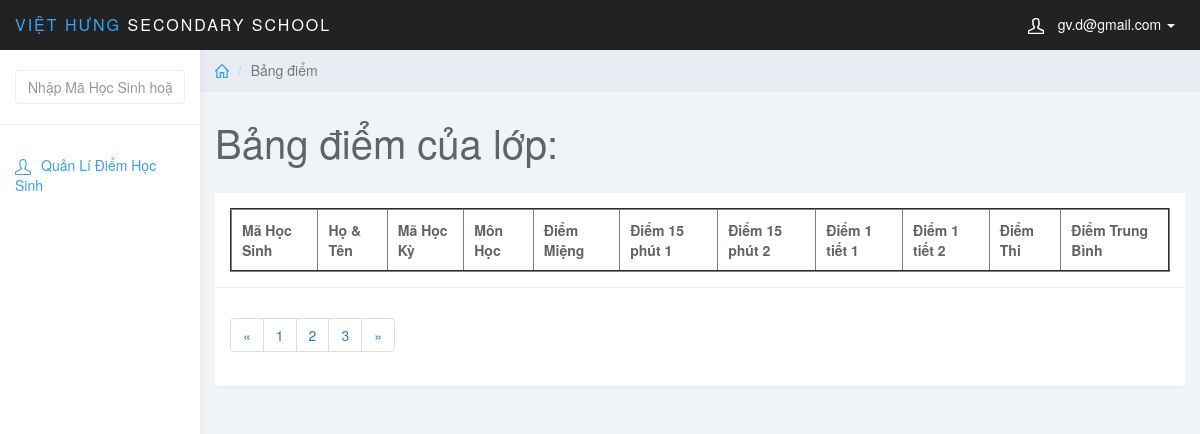
The app's page /admin/index.php?page_gv=list_points&MaHocKy=20191&MaMonHoc=S&MaLopHoc=1 (signed in), older data.
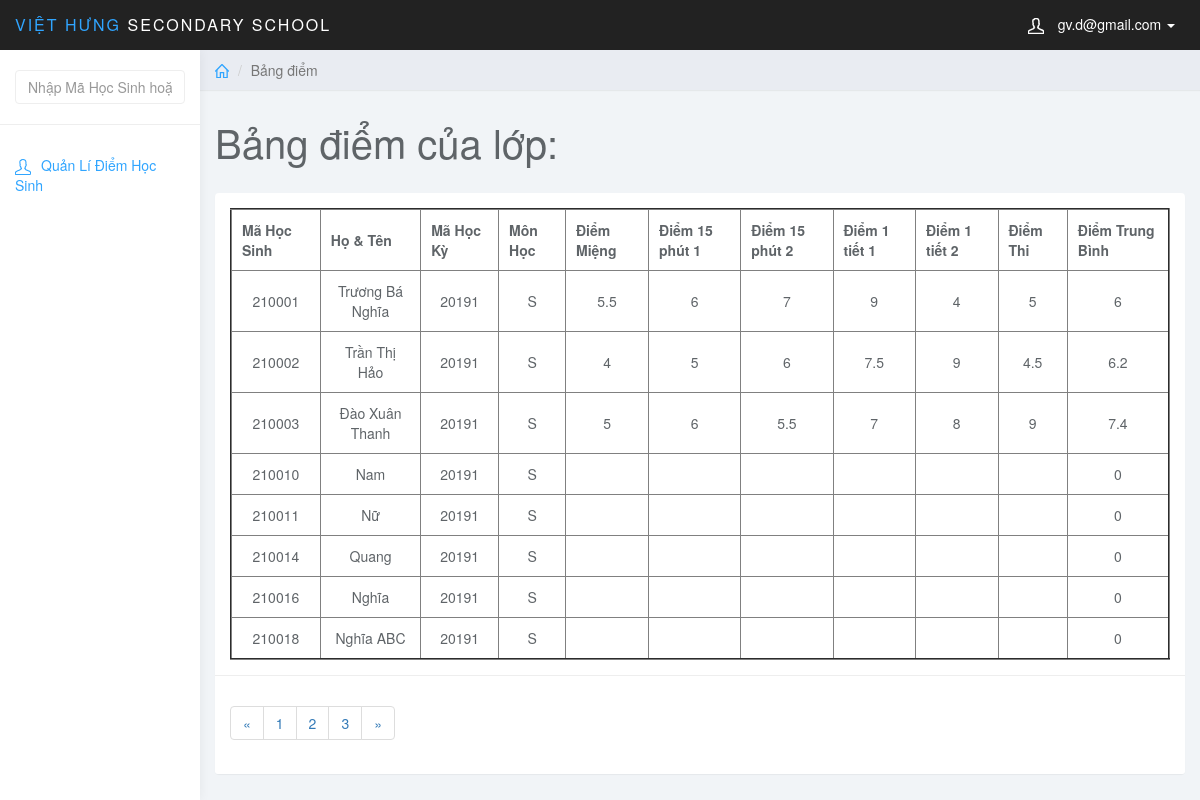
The same page, newer data.
### tables this page shows
CREATE TABLE `diem` (
  `MaDiem` int(6) NOT NULL AUTO_INCREMENT,
  `MaHocKy` varchar(5) NOT NULL,
  `MaMonHoc` varchar(5) NOT NULL,
  `MaHS` int(6) NOT NULL,
  `MaLopHoc` varchar(10) NOT NULL,
  `DiemMieng` varchar(5) NOT NULL,
  `Diem15Phut1` varchar(5) NOT NULL,
  `Diem15Phut2` varchar(5) NOT NULL,
  `Diem1Tiet1` varchar(5) NOT NULL,
  `Diem1Tiet2` varchar(5) NOT NULL,
  `DiemThi` varchar(5) NOT NULL,
  `DiemTB` float NOT NULL,
  PRIMARY KEY (`MaDiem`),
  KEY `fk_diem_mahk` (`MaHocKy`),
  KEY `fk_diem_monhoc` (`MaMonHoc`),
  KEY `fk_diem_hocsinh` (`MaHS`),
  KEY `MaLopHoc` (`MaLopHoc`),
  CONSTRAINT `diem_ibfk_1` FOREIGN KEY (`MaLopHoc`) REFERENCES `lophoc` (`MaLopHoc`),
  CONSTRAINT `fk_diem_hocsinh` FOREIGN KEY (`MaHS`) REFERENCES `hocsinh` (`MaHS`),
  CONSTRAINT `fk_diem_mahk` FOREIGN KEY (`MaHocKy`) REFERENCES `hocky` (`MaHocKy`),
  CONSTRAINT `fk_diem_monhoc` FOREIGN KEY (`MaMonHoc`) REFERENCES `monhoc` (`MaMonHoc`)
);

CREATE TABLE `hocsinh` (
  `MaHS` int(6) NOT NULL,
  `MaLopHoc` varchar(10) NOT NULL,
  `TenHS` varchar(50) NOT NULL,
  `GioiTinh` varchar(5) NOT NULL,
  `NgaySinh` date NOT NULL,
  `NoiSinh` varchar(50) NOT NULL,
  `DanToc` varchar(10) NOT NULL,
  `HoTenCha` varchar(50) NOT NULL,
  `HoTenMe` varchar(50) NOT NULL,
  PRIMARY KEY (`MaHS`),
  KEY `fk_hs_lh` (`MaLopHoc`),
  CONSTRAINT `fk_hs_lh` FOREIGN KEY (`MaLopHoc`) REFERENCES `lophoc` (`MaLopHoc`)
);

### teacher/list_points.php (the view, shortened to what this page needs)
<?php
    $MaHocKy = $_GET['MaHocKy'];
    $MaMonHoc = $_GET['MaMonHoc'];
    $MaLopHoc = $_GET['MaLopHoc'];
    $sql = "SELECT * FROM diem JOIN hocsinh ON diem.MaHS = hocsinh.MaHS WHERE diem.MaHocKy = '$MaHocKy' AND diem.MaMonHoc = '$MaMonHoc' AND diem.MaLopHoc = '$MaLopHoc'";
    $query = mysqli_query($conn,$sql);
?>
<div class="col-sm-9 col-sm-offset-3 col-lg-10 col-lg-offset-2 main">
		<div class="row">
			<ol class="breadcrumb">
				<li><a href="index.php"><svg class="glyph stroked home"><use xlink:href="#stroked-home"></use></svg></a></li>
				<li class="active">Bảng điểm</li>
			</ol>
		</div>
		<div class="row">
			<div class="col-lg-12">
				<h1 class="page-header">Bảng điểm của lớp: </h1>
			</div>
		</div>
		<div class="row">
			<div class="col-lg-12">
				<div class="panel panel-default">
					<div class="panel-body">
                        <table border="2px" width="100%" style="text-align: center;">
						    <thead>
						    <tr>
						        <th data-field="id" data-sortable="true">Mã Học Sinh</th>
                                <th data-field="name"  data-sortable="true">Họ & Tên</th>
                                <th data-sortable="true">Mã Học Kỳ</th>
                                <th data-sortable="true">Môn Học</th>
                                <th data-sortable="true">Điểm Miệng</th>
                                <th data-sortable="true">Điểm 15 phút 1</th>
                                <th data-sortable="true">Điểm 15 phút 2</th>
                                <th data-sortable="true">Điểm 1 tiết 1</th>
                                <th data-sortable="true">Điểm 1 tiết 2</th>
                                <th data-sortable="true">Điểm Thi</th>
                                <th data-sortable="true">Điểm Trung Bình</th>
						    </tr>
                            </thead>
                            <tbody>
                               <?php
                                    while($row_view = mysqli_fetch_assoc($query)){
                               ?>
                                    <tr>
                                    <form  method="post">
                                    <td><?php echo $row_view['MaHS']; ?></td>
                                    <td><?php echo $row_view['TenHS']; ?></td>
                                    <td><?php echo $row_view['MaHocKy']; ?></td>
                                    <td><?php echo $row_view['MaMonHoc']; ?></td>
                                    <td ><?php echo $row_view['DiemMieng']; ?></td>
                                    <td ><?php echo $row_view['Diem15Phut1']; ?></td>
                                    <td ><?php echo $row_view['Diem15Phut2']; ?></td>
                                    <td><?php echo $row_view['Diem1Tiet1']; ?></td>
                                    <td><?php echo $row_view['Diem1Tiet2']; ?></td>
                                    <td><?php echo $row_view['DiemThi']; ?></td>
                                    <td><?php echo $row_view['DiemTB']; ?></td>
                                    </form>
                                </tr>
                                    <?php }?>
                            </tbody>
						</table>
                    </div>
                    <div class="panel-footer">
                        <nav aria-label="Page navigation example">
                            <ul class="pagination">
                                <li class="page-item"><a class="page-link" href="#">&laquo;</a></li>
                                <li class="page-item"><a class="page-link" href="#">1</a></li>
                                <li class="page-item"><a class="page-link" href="#">2</a></li>
                                <li class="page-item"><a class="page-link" href="#">3</a></li>
                                <li class="page-item"><a class="page-link" href="#">&raquo;</a></li>
                            </ul>
                        </nav>
                    </div>
				</div>
			</div>
		</div>
	</div>

### admin/index.php (shortened to what this page needs)
<?php
    if (isset($_SESSION['mail_user'])) {
            include_once ('admin.php');
    }elseif(isset($_SESSION['mail_gv'])){
        include_once ('../teacher/home_gv.php');
    }
    else {
        include_once ('login.php');
    }
?>

### teacher/home_gv.php (shortened to what this page needs)
<!DOCTYPE html>
<html>
	<head>
		<link href="css/bootstrap.min.css" rel="stylesheet">
		<link href="../admin/css/datepicker3.css" rel="stylesheet">
		<link href="../admin/css/bootstrap-table.css" rel="stylesheet">
		<link href="../admin/css/styles.css" rel="stylesheet">
	</head>
	<body>
		<nav class="navbar navbar-inverse navbar-fixed-top" role="navigation">
			<div class="container-fluid">
				<div class="navbar-header">
					<a class="navbar-brand" href="index.php"><span>VIỆT HƯNG</span> Secondary School</a>
					<ul class="user-menu">
						<li class="dropdown pull-right">
							<a href="#" class="dropdown-toggle" data-toggle="dropdown"><svg
									class="glyph stroked male-user">
									<use xlink:href="#stroked-male-user"></use>
								</svg> <?php echo $_SESSION['mail_gv']; ?> <span class="caret"></span></a>
						</li>
					</ul>
				</div>
			</div>
		</nav>
		<div id="sidebar-collapse" class="col-sm-3 col-lg-2 sidebar">
			<?php include_once('gv.search_box.php'); ?>
			<ul class="nav menu">
                <li class="<?php if($_GET['page_gv'] == 'points'){ echo "active";} ?>"><a href="index.php?page_gv=points"><svg class="glyph stroked male user ">
                            <use xlink:href="#stroked-male-user" /></svg>Quản Lí Điểm Học Sinh</a></li>
			</ul>
		</div>
        <?php
        if (isset($_GET['page_gv'])) {
            switch ($_GET['page_gv']) {
				case 'list_points':
                    include_once('list_points.php');
                    break;
            }
        }else{
            include_once('points.php');
        }
        ?>
	</body>
</html>

### teacher/gv.search_box.php (shortened to what this page needs)
<form action="index.php" method="GET" role="search">
	<div class="form-group">
        <input name="keyword" type="text" class="form-control" placeholder="Nhập Mã Học Sinh hoặc Tên Học Sinh">
	</div>
</form>

### admin/css/styles.css (style rules this page uses)
body { background: #f1f4f7; padding-top: 50px; color: #5f6468; }
a, a:hover, a:focus { color: #30a5ff; }
h1, h2, h3, h4, h5, h6 { color: #5f6468; }
h1 { font-weight: 300; font-size: 40px; }
.form-control { border: 1px solid #eee; box-shadow: none; }
.navbar-header .navbar-brand { color: #fff; font-size: 16px; text-transform: uppercase; font-weight: 500; letter-spacing: 2px; }
.navbar-header .navbar-brand span { color: #30a5ff; }
.panel { border: 0; }
.panel-footer { background: #fff; border-top: 1px solid #eee; }
.navbar { border: 0; }
.user-menu { display: inline-block; margin-top: 14px; margin-right: 10px; float: right; list-style: none; padding: 0; }
.user-menu a { color: #fff; }
.sidebar { display: block; background-color: #fff; padding: 0; display: none; }
.sidebar form { padding: 20px 15px 5px 15px; border-bottom: 1px solid #eee; margin-bottom: 20px; }
@media (min-width: 768px) { .sidebar { display: block; position: fixed; top: 50px; bottom: 0; left: 0; z-index: 1000; display: block; margin: 0; padding: 0; overflow-x: hidden; overflow-y: auto; background-color: #fff; box-shadow: 1px 0px 10px rgba(0, 0, 0, .05); } }
@media (min-width: 768px) { .navbar-header { width: 100%; } }
.breadcrumb { border-radius: 0; padding: 10px 15px; background: #e9ecf2; box-shadow: 0 1px 1px rgba(0, 0, 0, .05); margin: 0 ; }
h1.page-header { margin-top: 30px; border-bottom: 0; }
.sidebar .glyph, .user-menu .glyph { height: 16px; width: 16px; margin: 0 10px 0 0; stroke-width: 3px; }
.user-menu .glyph { stroke-width: 4px; }
.breadcrumb .glyph { height: 14px; width: 14px; margin: -2px 0 0 0; stroke-width: 4px; }
table th,td { padding: 10px; }

Row changes from the older to the newer data that the page shows:
added diem: MaHS.MaHS "210001", MaHS.TenHS "Trương Bá Nghĩa", MaHocKy "20191", MaMonHoc "S", DiemMieng "5.5", Diem15Phut1 "6", Diem15Phut2 "7", Diem1Tiet1 "9", Diem1Tiet2 "4", DiemThi "5", DiemTB "6"
added diem: MaHS.MaHS "210002", MaHS.TenHS "Trần Thị Hảo", MaHocKy "20191", MaMonHoc "S", DiemMieng "4", Diem15Phut1 "5", Diem15Phut2 "6", Diem1Tiet1 "7.5", Diem1Tiet2 "9", DiemThi "4.5", DiemTB "6.2"
added diem: MaHS.MaHS "210003", MaHS.TenHS "Đào Xuân Thanh", MaHocKy "20191", MaMonHoc "S", DiemMieng "5", Diem15Phut1 "6", Diem15Phut2 "5.5", Diem1Tiet1 "7", Diem1Tiet2 "8", DiemThi "9", DiemTB "7.4"
added diem: MaHS.MaHS "210010", MaHS.TenHS "Nam", MaHocKy "20191", MaMonHoc "S", DiemTB "0"
added diem: MaHS.MaHS "210011", MaHS.TenHS "Nữ", MaHocKy "20191", MaMonHoc "S", DiemTB "0"
added diem: MaHS.MaHS "210014", MaHS.TenHS "Quang", MaHocKy "20191", MaMonHoc "S", DiemTB "0"
added diem: MaHS.MaHS "210016", MaHS.TenHS "Nghĩa", MaHocKy "20191", MaMonHoc "S", DiemTB "0"
added diem: MaHS.MaHS "210018", MaHS.TenHS "Nghĩa ABC", MaHocKy "20191", MaMonHoc "S", DiemTB "0"
